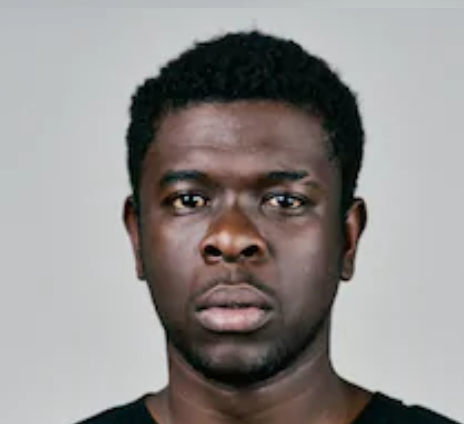
#> input picture laplace/resources/face.PNG, 464 x 424 px, found by its file name
$ python testOpenCV.py
#> lines starting #> are read from the running program, lines starting #| are printed output that depends on the picture
import cv2
import numpy as np

img = cv2.imread('resources/face.png')
#> img is the input picture: shape (424, 464, 3); mean B, G, R 140.4, 142, 145.3

kernel = np.array([[0, 1, 0],
                [1, -4, 1],
                [0, 1, 0]])
gray = cv2.cvtColor(img, cv2.COLOR_BGR2GRAY)
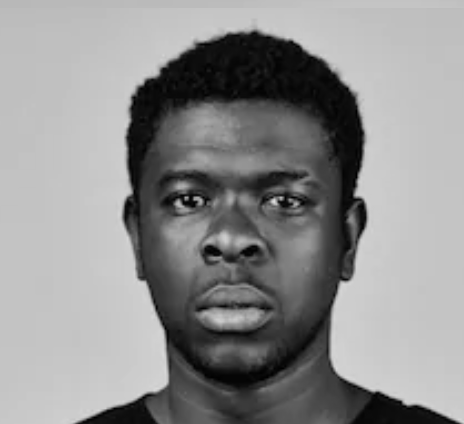
#> gray: shape (424, 464); min 0, max 221, mean 142.9

lap = cv2.filter2D(gray, -1, kernel)
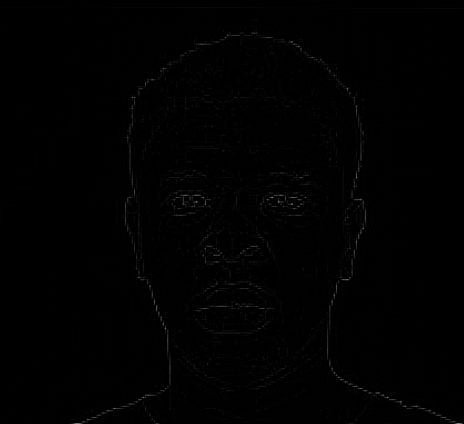
#> lap: shape (424, 464); min 0, max 147, mean 1.1

cv2.imshow('asd', lap)

cv2.waitKey()
